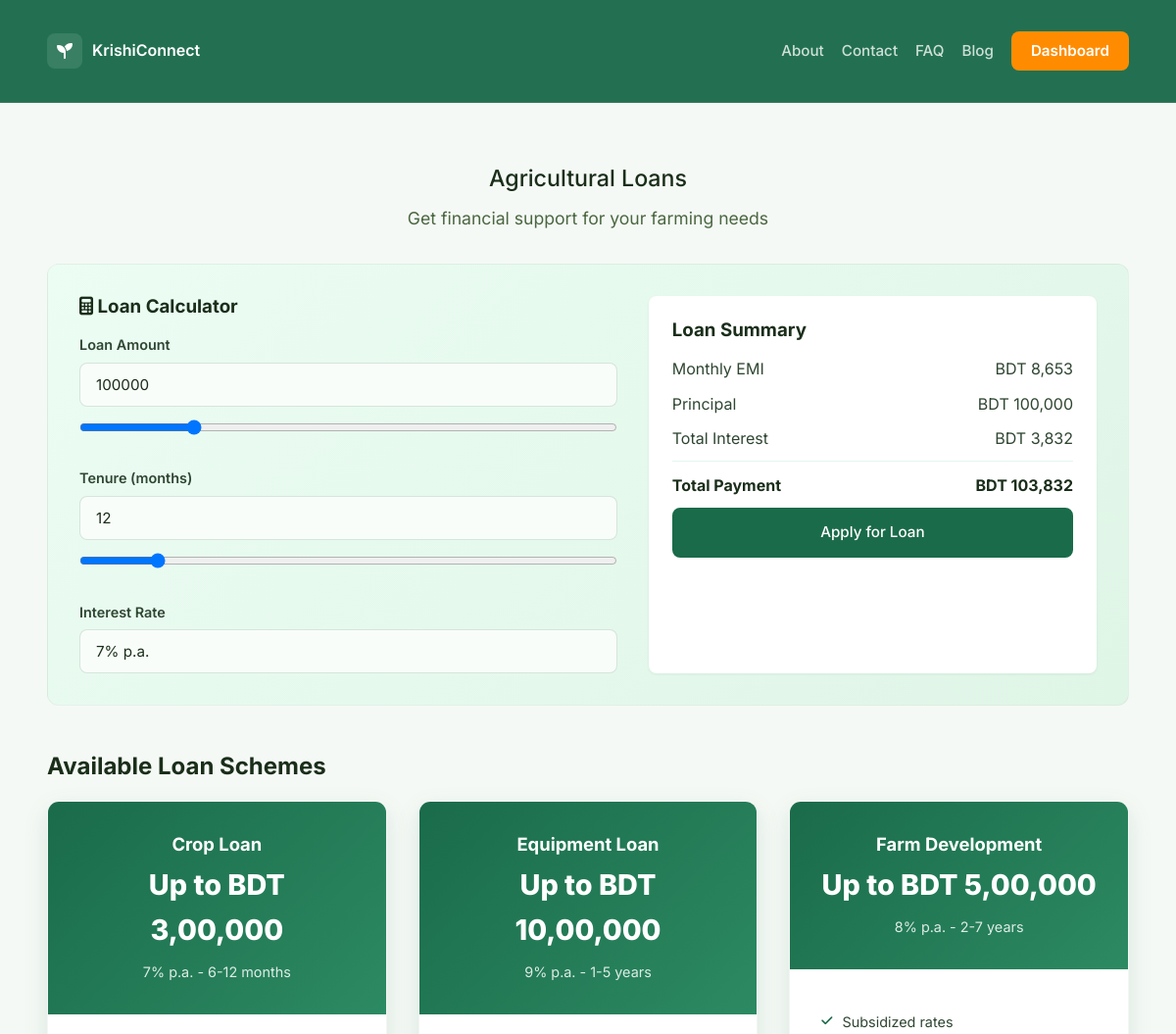
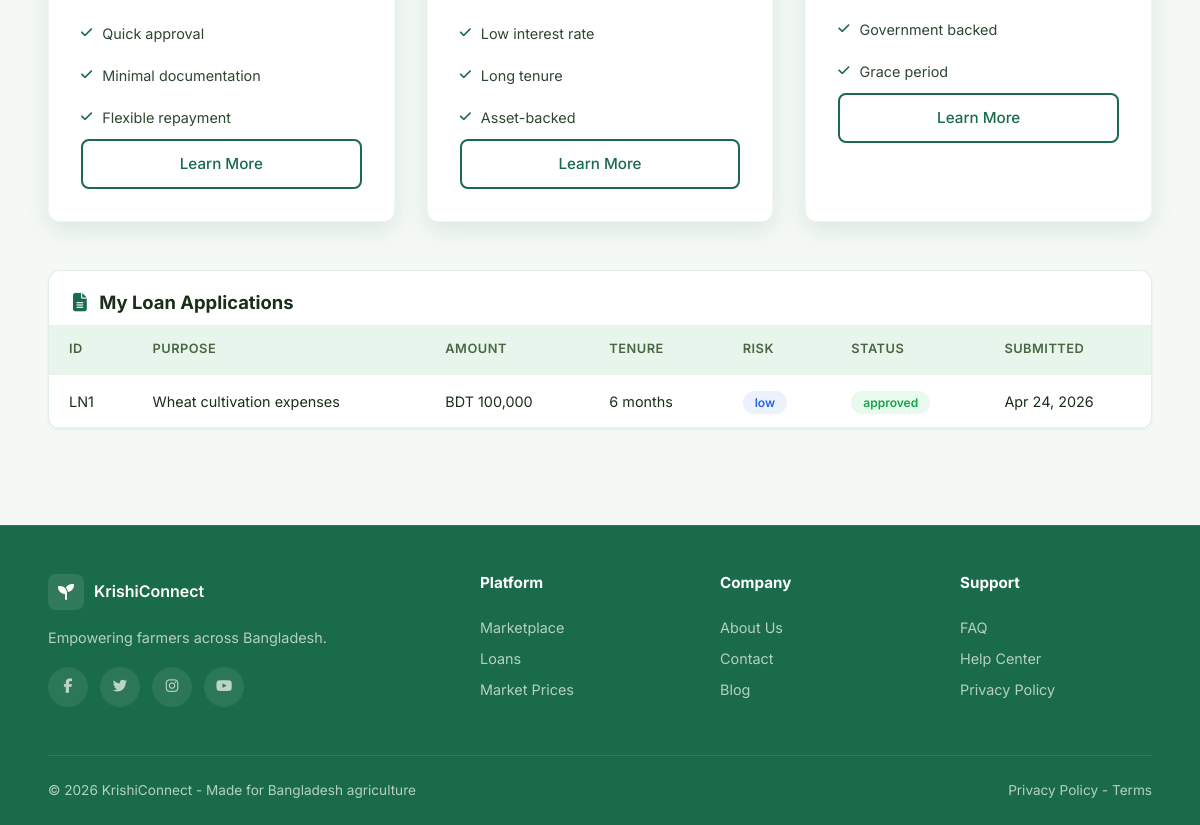
Page /pages/loans.php (signed in) on the committed database (2 pictures, top to bottom).
### tables this page shows
CREATE TABLE loan_applications (
    id INT AUTO_INCREMENT PRIMARY KEY,
    farmer_id INT NOT NULL,
    loan_product_id INT NOT NULL,
    requested_amount DECIMAL(12,2) NOT NULL,
    purpose VARCHAR(160),
    tenure_months INT DEFAULT NULL,
    location VARCHAR(120) DEFAULT NULL,
    farm_size VARCHAR(80) DEFAULT NULL,
    monthly_income VARCHAR(80) DEFAULT NULL,
    collateral VARCHAR(160) DEFAULT NULL,
    collateral_value DECIMAL(12,2),
    bank_name VARCHAR(120) DEFAULT NULL,
    bank_account VARCHAR(120) DEFAULT NULL,
    risk_level ENUM('low','medium','high') NOT NULL DEFAULT 'medium',
    credit_score INT,
    status ENUM('pending','submitted','under_review','approved','rejected','withdrawn') NOT NULL DEFAULT 'pending',
    submitted_at TIMESTAMP DEFAULT CURRENT_TIMESTAMP,
    reviewed_at TIMESTAMP NULL,
    reviewed_by INT NULL,
    rejection_reason TEXT,
    FOREIGN KEY (farmer_id) REFERENCES users(id) ON DELETE CASCADE,
    FOREIGN KEY (loan_product_id) REFERENCES loan_products(id) ON DELETE RESTRICT,
    FOREIGN KEY (reviewed_by) REFERENCES users(id) ON DELETE SET NULL,
    INDEX idx_farmer_id (farmer_id),
    INDEX idx_status (status),
    INDEX idx_submitted_at (submitted_at)
);

### app/includes/config.php (called while the page is built)
<?php
return [
    'db' => [
        'host' => getenv('KRISHI_DB_HOST') ?: 'localhost',
        'port' => getenv('KRISHI_DB_PORT') ?: '3307',
        'name' => getenv('KRISHI_DB_NAME') ?: 'krishiconnect',
        'user' => getenv('KRISHI_DB_USER') ?: 'root',
        'pass' => getenv('KRISHI_DB_PASS') ?: '',
        'charset' => getenv('KRISHI_DB_CHARSET') ?: 'utf8mb4',
    ],
    'base_url' => getenv('KRISHI_BASE_URL') !== false ? getenv('KRISHI_BASE_URL') : null,
];

### app/includes/db.php (called while the page is built)
<?php
function db(): PDO
{
    static $pdo = null;
    if ($pdo instanceof PDO) {
        return $pdo;
    }
    $config = require __DIR__ . '/config.php';
    $db = $config['db'];
    $dsn = sprintf(
        'mysql:host=%s;port=%s;dbname=%s;charset=%s',
        $db['host'],
        $db['port'],
        $db['name'],
        $db['charset']
    );
    $pdo = new PDO($dsn, $db['user'], $db['pass'], [
        PDO::ATTR_ERRMODE => PDO::ERRMODE_EXCEPTION,
        PDO::ATTR_DEFAULT_FETCH_MODE => PDO::FETCH_ASSOC,
    ]);
    return $pdo;
}

### app/includes/helpers.php (called while the page is built, shortened)
<?php
function app_config(): array
{
    static $config = null;
    if ($config === null) {
        $config = require __DIR__ . '/config.php';
    }
    return $config;
}
function base_url(): string
{
    $base = app_config()['base_url'] ?? '';
    return rtrim($base, '/');
}
function url(string $path): string
{
    $base = base_url();
    $path = '/' . ltrim($path, '/');
    return $base . $path;
}
function asset_url(string $path): string
{
    return url($path);
}

### pages/loans.php (the view, shortened to what this page needs)
<?php
require_once __DIR__ . '/../app/includes/helpers.php';
require_once __DIR__ . '/../app/includes/db.php';
$user = require_role('farmer');
$pdo = db();
$appStmt = $pdo->prepare('SELECT * FROM loan_applications WHERE farmer_id = ? ORDER BY submitted_at DESC');
$appStmt->execute([(int)$user['id']]);
$applications = $appStmt->fetchAll();
?>
<!DOCTYPE html>
<html lang="en">
<head>
    <link rel="stylesheet" href="<?= asset_url('css/styles.css'); ?>">
    <link rel="stylesheet" href="https://cdnjs.cloudflare.com/ajax/libs/font-awesome/6.5.1/css/all.min.css">
</head>
<body>
<?php require __DIR__ . '/../app/includes/header.php'; ?>
<section class="section">
    <div class="container">
        <div class="section-header" style="margin-bottom:2rem">
            <h2>Agricultural Loans</h2>
            <p>Get financial support for your farming needs</p>
        </div>
        <div class="loan-calc">
            <div class="loan-calc-left">
                <h3><i class="fas fa-calculator"></i> Loan Calculator</h3>
                <label>Loan Amount</label>
                <input type="number" id="loanAmount" value="100000" min="10000" max="500000" step="10000">
                <input type="range" id="loanAmountRange" min="10000" max="500000" step="10000" value="100000">
                <label>Tenure (months)</label>
                <input type="number" id="loanTenure" value="12" min="6" max="60" step="6">
                <input type="range" id="loanTenureRange" min="6" max="60" step="6" value="12">
                <label>Interest Rate</label>
                <input type="text" value="7% p.a." disabled>
            </div>
            <div class="loan-calc-right">
                <h3>Loan Summary</h3>
                <div class="summary-row"><span>Monthly EMI</span><span id="loanEmi">BDT 0</span></div>
                <div class="summary-row"><span>Principal</span><span id="loanPrincipal">BDT 100,000</span></div>
                <div class="summary-row"><span>Total Interest</span><span id="loanInterest">BDT 0</span></div>
                <div class="summary-row total"><span>Total Payment</span><span id="loanTotal">BDT 0</span></div>
                <a class="btn btn-primary btn-block" href="<?= url('pages/loan-application.php'); ?>">Apply for Loan</a>
            </div>
        </div>
        <div style="margin-top:3rem">
            <h2 class="text-xl">Available Loan Schemes</h2>
            <div class="loan-grid" style="margin-top:1.25rem">
                <div class="loan-card">
                    <div class="top">
                        <h3>Crop Loan</h3>
                        <div class="amount">Up to BDT 3,00,000</div>
                        <p>7% p.a. - 6-12 months</p>
                    </div>
                    <div class="bottom">
                        <ul>
                            <li><i class="fas fa-check"></i> Quick approval</li>
                            <li><i class="fas fa-check"></i> Minimal documentation</li>
                            <li><i class="fas fa-check"></i> Flexible repayment</li>
                        </ul>
                        <a class="btn btn-outline btn-block" href="<?= url('pages/loan-application.php'); ?>">Learn More</a>
                    </div>
                </div>
                <div class="loan-card">
                    <div class="top">
                        <h3>Equipment Loan</h3>
                        <div class="amount">Up to BDT 10,00,000</div>
                        <p>9% p.a. - 1-5 years</p>
                    </div>
                    <div class="bottom">
                        <ul>
                            <li><i class="fas fa-check"></i> Low interest rate</li>
                            <li><i class="fas fa-check"></i> Long tenure</li>
                            <li><i class="fas fa-check"></i> Asset-backed</li>
                        </ul>
                        <a class="btn btn-outline btn-block" href="<?= url('pages/loan-application.php'); ?>">Learn More</a>
                    </div>
                </div>
                <div class="loan-card">
                    <div class="top">
                        <h3>Farm Development</h3>
                        <div class="amount">Up to BDT 5,00,000</div>
                        <p>8% p.a. - 2-7 years</p>
                    </div>
                    <div class="bottom">
                        <ul>
                            <li><i class="fas fa-check"></i> Subsidized rates</li>
                            <li><i class="fas fa-check"></i> Government backed</li>
                            <li><i class="fas fa-check"></i> Grace period</li>
                        </ul>
                        <a class="btn btn-outline btn-block" href="<?= url('pages/loan-application.php'); ?>">Learn More</a>
                    </div>
                </div>
            </div>
        </div>
        <div style="margin-top:3rem">
            <div class="table-wrap">
                <h2><i class="fas fa-file-alt" style="color:var(--emerald);margin-right:8px"></i> My Loan Applications</h2>
                <table>
                    <thead>
                        <tr>
                            <th>ID</th>
                            <th>Purpose</th>
                            <th>Amount</th>
                            <th>Tenure</th>
                            <th>Risk</th>
                            <th>Status</th>
                            <th>Submitted</th>
                        </tr>
                    </thead>
                    <tbody>
                        <?php if (!$applications): ?>
                            <tr><td colspan="7">No applications yet.</td></tr>
                        <?php else: ?>
                            <?php foreach ($applications as $app): ?>
                                <tr>
                                    <td>LN<?= (int)$app['id']; ?></td>
                                    <td><?= htmlspecialchars($app['purpose'] ?? '-'); ?></td>
                                    <td>BDT <?= number_format((float)$app['requested_amount'], 0); ?></td>
                                    <td><?= (int)($app['tenure_months'] ?? 0); ?> months</td>
                                    <td><span class="badge-status badge-info"><?= htmlspecialchars($app['risk_level']); ?></span></td>
                                    <td><span class="badge-status <?= $app['status'] === 'approved' ? 'badge-success' : ($app['status'] === 'rejected' ? 'badge-danger' : 'badge-warning'); ?>"><?= htmlspecialchars($app['status']); ?></span></td>
                                    <td><?= date('M j, Y', strtotime($app['submitted_at'])); ?></td>
                                </tr>
                            <?php endforeach; ?>
                        <?php endif; ?>
                    </tbody>
                </table>
            </div>
        </div>
    </div>
</section>
<?php require __DIR__ . '/../app/includes/footer.php'; ?>
</body>
</html>

### rows in the picture
loan_applications: id "1", purpose "Wheat cultivation expenses", requested_amount "100,000", tenure_months "6", risk_level "low", status "approved", submitted_at "Apr 24, 2026"
